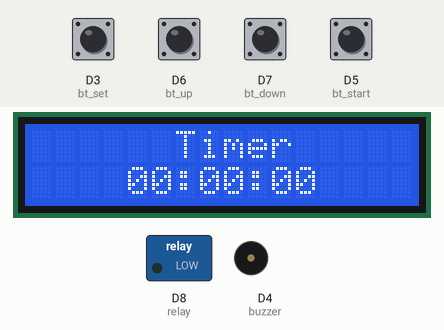
Recording of a sketch running on a simulated ESP8266 (NodeMCU). Shown: 16×2 character LCD, switched loads named in the sketch (green lamp = pin HIGH), buzzer (waves = sounding, pin HIGH). The inputs (shaded band) are chosen by the test bench; at power-on: D3 (bt_set), D5 (bt_start), D6 (bt_up), D7 (bt_down) HIGH. What the sketch prints to the serial monitor is not drawn.

Above: at 2.5 s.
2.6 s: D3 (bt_set) pulled LOW for 0.15 s
At 3.4 s:
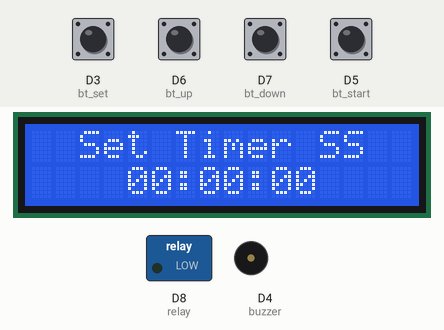
4.2 s: D3 (bt_set) pulled LOW for 1 s
At 5.6 s:
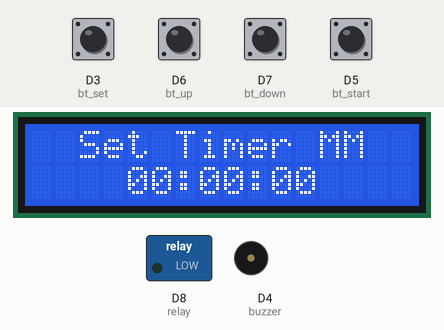
6.7 s: D3 (bt_set) pulled LOW for 0.15 s
At 8.0 s:
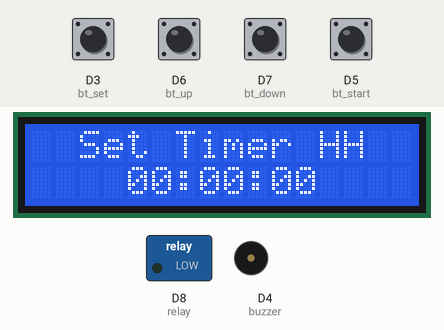
8.3 s: D5 (bt_start) pulled LOW for 0.15 s
At 8.49 s:
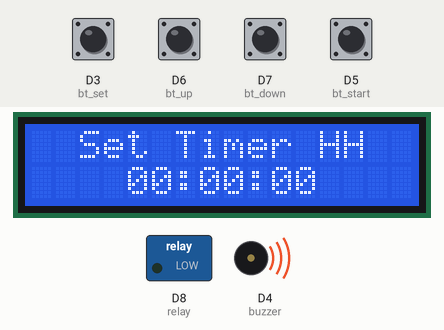
9.0 s: D6 (bt_up) pulled LOW for 1 s
At 10.7 s:
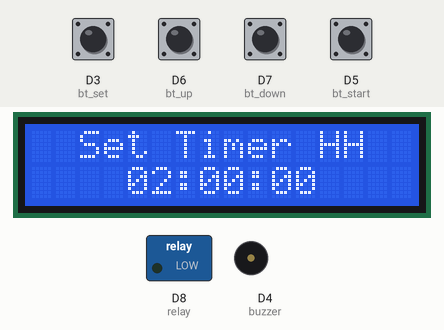
11.5 s: D5 (bt_start) pulled LOW for 1 s
At 12.0 s:
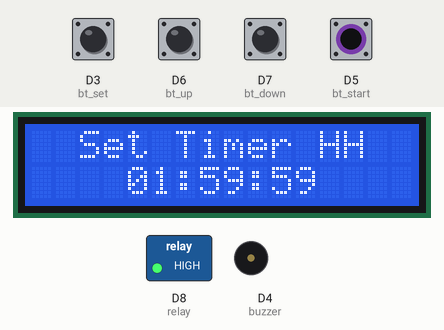
Timing chart, 0 to 14.5 s (numbered marks = the images above; inputs shaded):
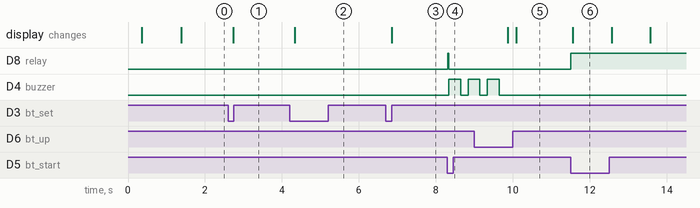

The sketch:

Countdown_Timer.ino
```cpp
#include <LiquidCrystal.h>
#include "Countimer.h"
Countimer tdown;
//LiquidCrystal lcd(2, 3, 4, 5, 6, 7);
#include <LiquidCrystal_PCF8574.h>
#include <Wire.h>
LiquidCrystal_PCF8574 lcd(0x27); // set the LCD address to 0x27 for a 16 chars and 2 line display

int show = -1;
#include <EEPROM.h>

#define bt_set    D3
#define bt_up     D6
#define bt_down   D7
#define bt_start  D5

int time_s = 0;
int time_m = 0;
int time_h = 0;

int set = 0;
int flag1=0, flag2=0;

int relay = D8;
int buzzer = D4;

//pre-define functions
void print_time();
void tdownComplete();
void eeprom_write();
void eeprom_read();

void setup() {
  int error;

 Serial.begin(115200);
  delay(100);
  Serial.println("LCD...");

   // See http://playground.arduino.cc/Main/I2cScanner how to test for a I2C device.
  Wire.begin();
  Wire.beginTransmission(0x27);
  error = Wire.endTransmission();
  delay(100);
  Serial.print("Error: ");
  Serial.print(error);

  if (error == 0) {
    Serial.println(": LCD found.");
    show = 0;
    lcd.begin(16, 2); // initialize the lcd

pinMode(bt_set,   INPUT_PULLUP);
pinMode(bt_up,    INPUT_PULLUP);
pinMode(bt_down,  INPUT_PULLUP);
pinMode(bt_start, INPUT_PULLUP);
//pinMode(LED_BUILTIN, OUTPUT);


pinMode(relay, OUTPUT);
pinMode(buzzer, OUTPUT);

lcd.begin(16, 2);
lcd.setBacklight(255);
lcd.clear();
lcd.setCursor(0,0);
lcd.print("   Welcome To   ");
lcd.setCursor(0,1);
lcd.print("Countdown  Timer");
tdown.setInterval(print_time, 999);
//eeprom_read();
delay(1000);
lcd.clear();
}
}

void print_time(){
time_s = time_s-1;
if(time_s<0){time_s=59; time_m = time_m-1;}
if(time_m<0){time_m=59; time_h = time_h-1;}
}

void tdownComplete(){Serial.print("ok");}

//tdown.stop();

void loop(){
tdown.run();

if(digitalRead (bt_set) == 0){
if(flag1==0 && flag2==0){flag1=1;
set = set+1;
if(set>3){set=0;}
delay(100);
}
}else{flag1=0;}

if(digitalRead (bt_up) == 0){
if(set==0){tdown.start(); flag2=1;}
if(set==1){time_s++;}
if(set==2){time_m++;}
if(set==3){time_h++;}
if(time_s>59){time_s=0;}
if(time_m>59){time_m=0;}
if(time_h>99){time_h=0;}
//if(set>0){eeprom_write();}
delay(200);
}

if(digitalRead (bt_down) == 0){
if(set==0){tdown.stop(); flag2=0;}
if(set==1){time_s--;}
if(set==2){time_m--;}
if(set==3){time_h--;}
if(time_s<0){time_s=59;}
if(time_m<0){time_m=59;}
if(time_h<0){time_h=99;}
//if(set>0){eeprom_write();}
delay(200);
}

if(digitalRead (bt_start) == 0){ flag2=1;
  //eeprom_read();
  digitalWrite(relay, HIGH);
  //tdown.restart();
  tdown.start();
}

lcd.setCursor(0,0);
if(set==0){lcd.print("      Timer     ");}
if(set==1){lcd.print("  Set Timer SS  ");}
if(set==2){lcd.print("  Set Timer MM  ");}
if(set==3){lcd.print("  Set Timer HH  ");}

lcd.setCursor(4,1);
if(time_h<=9){lcd.print("0");}
lcd.print(time_h);
lcd.print(":");
if(time_m<=9){lcd.print("0");}
lcd.print(time_m);
lcd.print(":");
if(time_s<=9){lcd.print("0");}
lcd.print(time_s);
lcd.print("   ");

if(time_s==0 && time_m==0 && time_h==0 && flag2==1){flag2=0;
tdown.stop();
digitalWrite(relay, LOW);
digitalWrite(buzzer, HIGH);
delay(300);
digitalWrite(buzzer, LOW);
delay(200);
digitalWrite(buzzer, HIGH);
delay(300);
digitalWrite(buzzer, LOW);
delay(200);
digitalWrite(buzzer, HIGH);
delay(300);
digitalWrite(buzzer, LOW);
}

if(flag2==1){digitalWrite(relay, HIGH);}
else{digitalWrite(relay, LOW);}

delay(1);
}
/*
void eeprom_write(){
EEPROM.write(1, time_s);
EEPROM.write(2, time_m);
EEPROM.write(3, time_h);
}

void eeprom_read(){
time_s =  EEPROM.read(1);
time_m =  EEPROM.read(2);
time_h =  EEPROM.read(3);

}
*/
```

Countimer.cpp
```cpp
#include "Countimer.h"
#include "Arduino.h"

Countimer::Countimer()
{
	_previousMillis = 0;
	_currentCountTime = 0;
	_countTime = 0;
	_isCounterCompleted = false;
	_isStopped = true;
	_countType = COUNT_NONE;
	_startCountTime = 0;
}

Countimer::~Countimer()
{
}

void Countimer::setCounter(uint16_t hours, uint8_t minutes, uint8_t seconds, CountType countType, timer_callback onComplete)
{
	_onComplete = onComplete;
	_countType = countType;
	setCounter(hours, minutes, seconds);
}

void Countimer::setCounter(uint16_t hours, uint8_t minutes, uint8_t seconds)
{
	if (hours > COUNTIMER_MAX_HOURS) {
		hours = COUNTIMER_MAX_HOURS;
	}

	if (minutes > COUNTIMER_MAX_MINUTES_SECONDS) {
		minutes = COUNTIMER_MAX_MINUTES_SECONDS;
	}

	if (seconds > COUNTIMER_MAX_MINUTES_SECONDS) {
		seconds = COUNTIMER_MAX_MINUTES_SECONDS;
	}

	_currentCountTime = ((hours * 3600L) + (minutes * 60L) + seconds) * 1000L;
	_countTime = _currentCountTime;

	if (_countType == COUNT_UP)
	{
		// if is count up mode, we have to start from 00:00:00;
		_currentCountTime = 0;
	}

	_startCountTime = _currentCountTime;

}

void Countimer::setInterval(timer_callback callback, uint32_t interval)
{
	_interval = interval;
	_callback = callback;
}

uint16_t Countimer::getCurrentHours()
{
	return _currentCountTime / 1000 / 3600;
}

uint8_t Countimer::getCurrentMinutes()
{
	return _currentCountTime / 1000 % 3600 / 60;
}

uint8_t Countimer::getCurrentSeconds()
{
	return _currentCountTime / 1000 % 3600 % 60 % 60;
}

char* Countimer::getCurrentTime()
{
	sprintf(_formatted_time, "%02d:%02d:%02d", getCurrentHours(), getCurrentMinutes(), getCurrentSeconds());
	return _formatted_time;
}

bool Countimer::isCounterCompleted()
{
	return _isCounterCompleted;
}

bool Countimer::isStopped()
{
	return _isStopped;
}

void Countimer::start()
{
	_isStopped = false;
	if(_isCounterCompleted)
		_isCounterCompleted = false;
}

void Countimer::pause()
{
	_isStopped = true;
}

void Countimer::stop()
{
	_isStopped = true;
	_isCounterCompleted = true;
	_currentCountTime = _countTime;

	if(_countType == COUNT_UP)
	{
		_currentCountTime = 0;
	}
}

void Countimer::restart()
{
	_currentCountTime = _startCountTime;
	_isCounterCompleted = false;
	_isStopped = false;

	start();
}

void Countimer::run()
{
	// timer is running only if is not completed or not stopped.
	if (_isCounterCompleted || _isStopped)
		return;

	if (millis() - _previousMillis >= _interval) {

		if (_countType == COUNT_DOWN)
		{
			countDown();
		}
		else if (_countType == COUNT_UP)
		{
			countUp();
		}
		else
		{
			callback();
		}
		_previousMillis = millis();
	}
}

void Countimer::countDown()
{
	if (_currentCountTime > 0)
	{
		callback();
		_currentCountTime -= _interval;
	}
	else
	{
		stop();
		complete();
	}
}

void Countimer::countUp()
{
	if (_currentCountTime < _countTime)
	{
		callback();
		_currentCountTime += _interval;
	}
	else
	{
		stop();
		complete();
	}
}

void Countimer::callback()
{
	if(_callback != NULL)
		_callback();
}

void Countimer::complete()
{
	if(_onComplete != NULL)
		_onComplete();
}
```

Countimer.h
```cpp
#pragma once

#ifndef COUNTIMER_H
#define COUNTIMER_H

#if defined(ARDUINO) && ARDUINO >= 100
#include <Arduino.h>
#else
#include <WProgram.h>
#endif

#define COUNTIMER_MAX_HOURS 999
#define COUNTIMER_MAX_MINUTES_SECONDS 59

typedef void(*timer_callback)(void);

class Countimer
{
public:
	Countimer();
	~Countimer();

	enum CountType
	{
		COUNT_NONE = 0,
		COUNT_UP = 1,
		COUNT_DOWN = 2
	};

	// Set up counter time(hours, minutes, seconds), count mode and function to execute if count is completed.
	void setCounter(uint16_t hours, uint8_t minutes, uint8_t seconds, CountType countType, timer_callback onComplete);

	// Set up counter time(hours, minutes, seconds) for existing timer.
	void setCounter(uint16_t hours, uint8_t minutes, uint8_t seconds);

	// Returns timer's current hours.
	uint16_t getCurrentHours();

	// Returns timer's current minutes.
	uint8_t getCurrentMinutes();

	// Returns timer's current seconds.
	uint8_t getCurrentSeconds();

	void setInterval(timer_callback callback, uint32_t interval);

	// Returns current timer as formatted string HH:MM:SS
	char* getCurrentTime();

	// Returns true if counter is completed, otherwise returns false.
	bool isCounterCompleted();

	// Returns true if counter is still running, otherwise returns false.
	bool isCounterRunning();

	// Returns true if timer is stopped, otherwise returns false.
	bool isStopped();

	// Run timer. This is main method.
	// If you want to start timer after run, you have to invoke start() method.
	void run();

	// Starting timer.
	void start();

	// Stopping timer.
	void stop();

	// Pausing timer.
	void pause();

	// Restart timer.
	void restart();

private:
	// Counting up timer.
	void countDown();

	void callback();
	void complete();

	// Counting down timer.
	void countUp();

	uint32_t _interval = 1;
	uint32_t _previousMillis;

	// Stores current counter value in milliseconds.
	uint32_t _currentCountTime;
	uint32_t _startCountTime;

	// Stores cached user's time.
	uint32_t _countTime;

	// Function to execute.
	timer_callback _callback;

	// Function to execute when timer is complete.
	timer_callback _onComplete;
	bool _isCounterCompleted;
	bool _isStopped;
	char _formatted_time[10];
	CountType _countType;
};

#endif
```

Measured:
- after the input at 2.6 s, the display: changes after 0.14 s (image 1)
- after the input at 4.2 s, the display: changes after 0.13 s (image 2)
- after the input at 6.7 s, the display: changes after 0.15 s (image 3)
- after the input at 8.3 s, D8 (relay): LOW → HIGH at once, → LOW 0.03 s later; D4 (buzzer): LOW → HIGH at once, → LOW 0.30 s later, → HIGH 0.20 s later
- after the input at 9.0 s, the display: first changes after 0.87 s (image 5 shows a later state)
- after the input at 11.5 s, D8 (relay): LOW → HIGH at once; the display: changes after 0.06 s (image 6)
